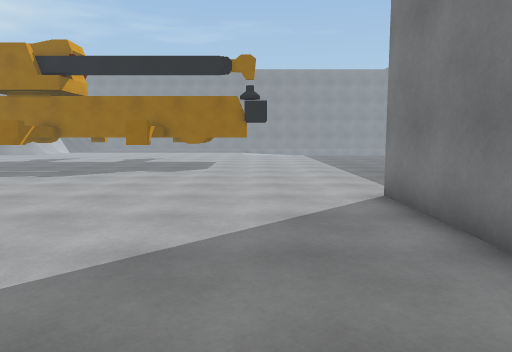
View 1 (above)

24 first-person views from a walk through a scene from a Unity 3-D project. The camera is 1.3 m above the floor, tilts 6° down and sees 70° across. The floor is counted in squares, 1 m on a side. Each view is taken from the middle of a square. On the plan, view 1 faces up. The plan holds only what a view shows up to about 15 squares ahead; the rest is blank. The place goes on beyond the plan.

View 2
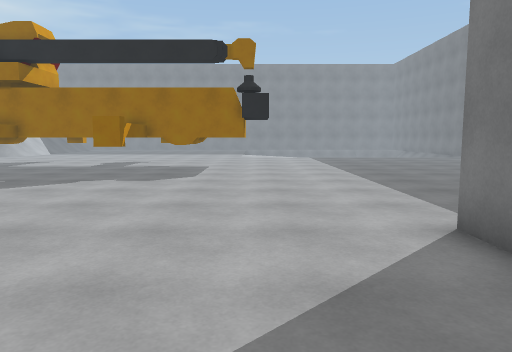

View 3
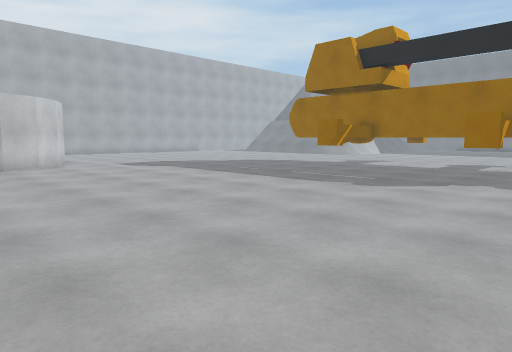

View 4
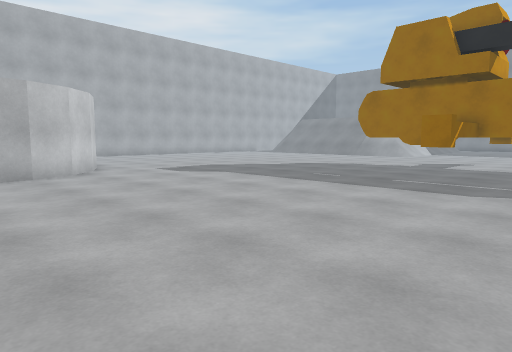

View 5
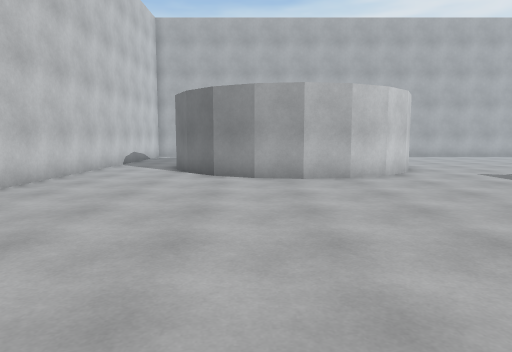

View 6
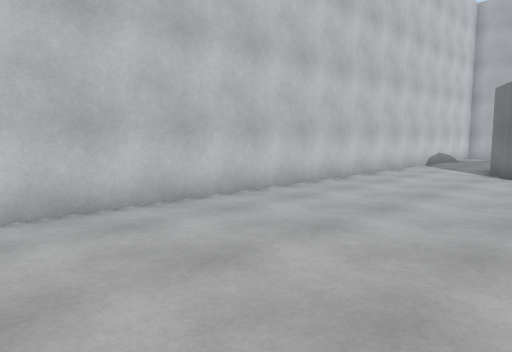

View 7
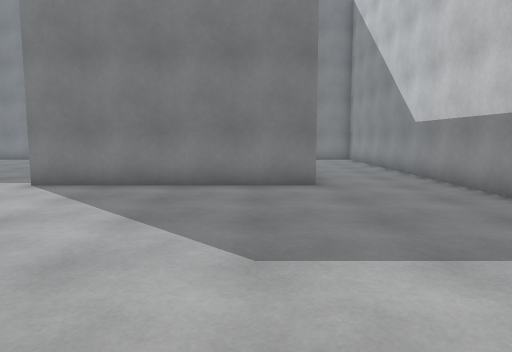

View 8
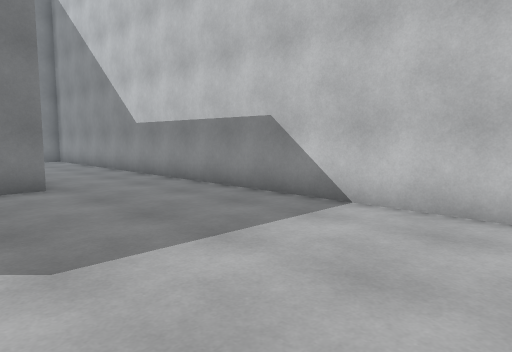

View 9
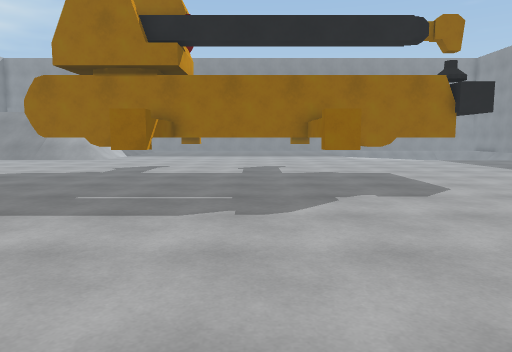

View 10
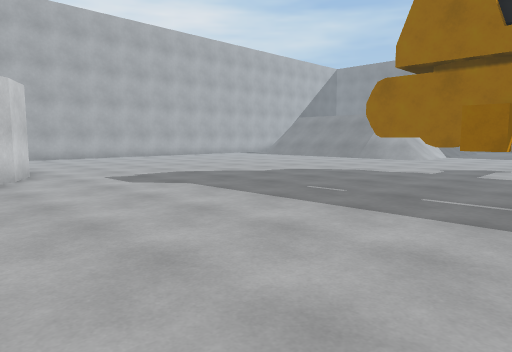

View 11
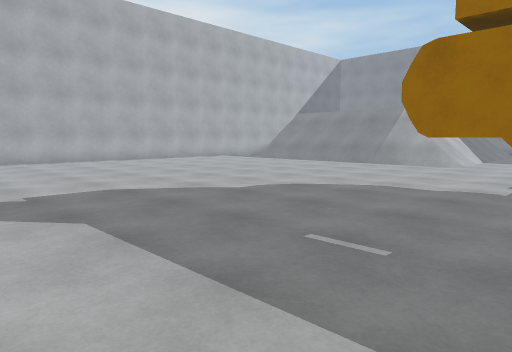

View 12
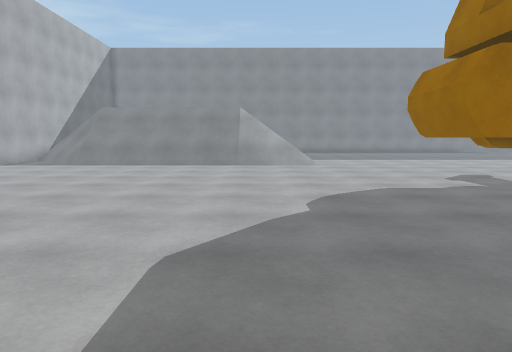

View 13
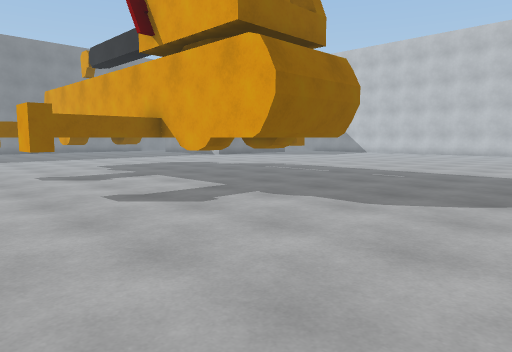

View 14
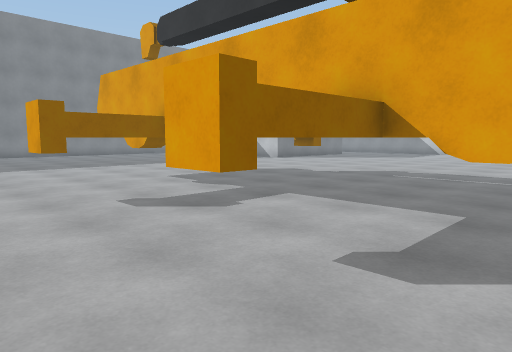

View 15
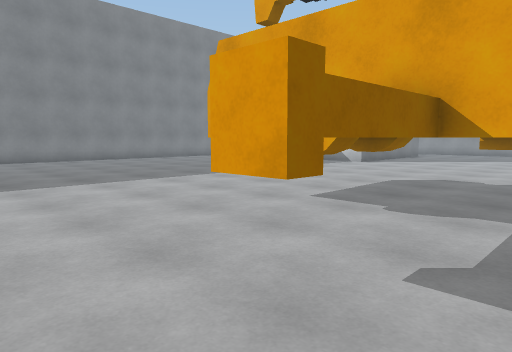

View 16
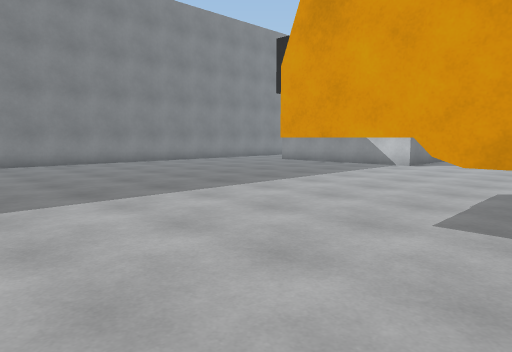

View 17
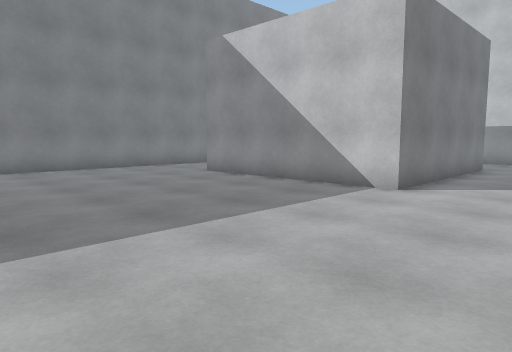

View 18
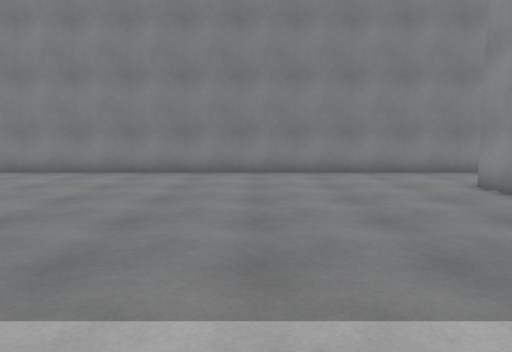

View 19
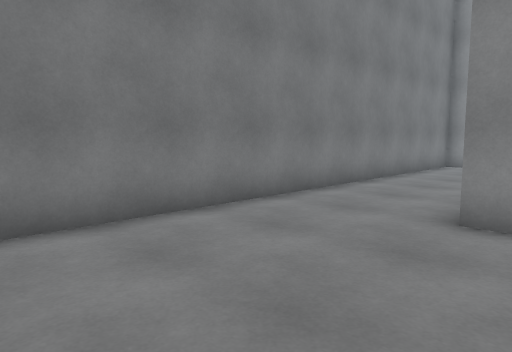

View 20
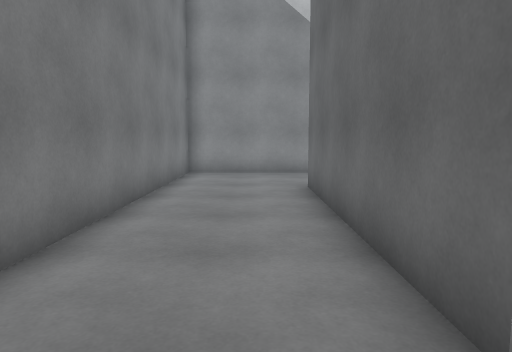

View 21
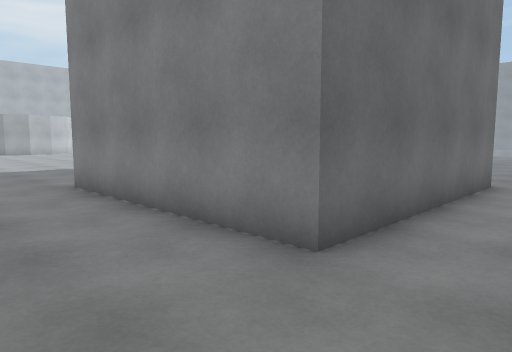

View 22
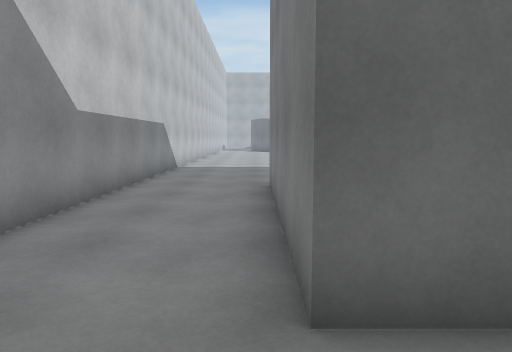

View 23
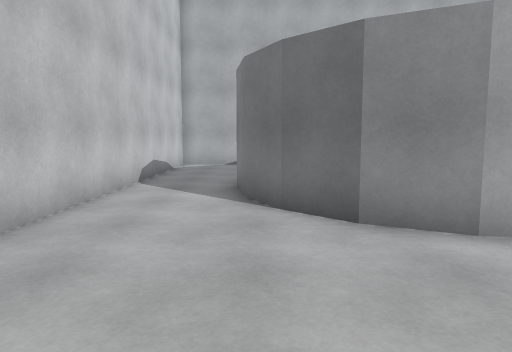

View 24
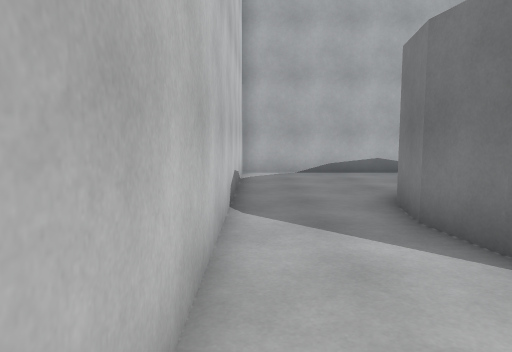

### Floor plan
Key: @ floor where view 1 was taken; # wall or solid block; . floor; C crane.
Columns run from 32 left of view 1 to 15 right of it. Each row starts with its distance up from view 1.
 26              .  ....     .
 25    ...............................
 24    ...................C....C...........
 23     ..................C....C...............   .#
 22      .................C....C...................#
 21      .............CCCCCCCCCCCCCC...............#
 20       ............CCCCCC    CC  ...............#
 19        ...........CCCCCCCCCCCCCC...............#
 18        ...........CCCCCCCCCCCCCC...............#
 17        ...............C....C...................#
 16       ................C....C...................#
 15      .................C....C...................#
 14     ...........................................#
 13     ...........................................#
 12         .......................................#
 11         .......................................#
 10         .......................................#
  9           ##...................................#
  8            ##......................#########...#
  7             ##.....................#       #...#
  6              #.....................#       #...#
  5              #.....................#       #...#
  4              #.....................#       #...#
  3              #.......... ..........#       #...#
  2 #..         ##.......... . ........#       #...#
  1 #....      ##............ .........#########...#
  0 #..... #####....................@..............#
 -1 #........................ .....................#
 -2 #........................ .....................#
 -3 #........................ .....................#
 -4 ################################################

Positions as (right, up) in squares from view 1, and headings:
1: (0, 0), facing up
2: (0, 3), facing up
3: (-2, 3), facing up-left
4: (-6, 3), facing up-left
5: (-7, 3), facing left
6: (-7, 3), facing down-left
7: (-7, 2), facing right
8: (-7, 3), facing down-right
9: (-7, 6), facing up
10: (-8, 6), facing up-left
11: (-11, 10), facing up-left
12: (-19, 10), facing up
13: (-19, 26), facing down-right
14: (-13, 26), facing down-right
15: (-7, 26), facing down-right
16: (-4, 25), facing down-right
17: (-1, 17), facing down-right
18: (1, 14), facing right
19: (9, 14), facing down-right
20: (12, 10), facing down
21: (13, -3), facing up-left
22: (13, 0), facing left
23: (-14, 0), facing left
24: (-18, -3), facing left
